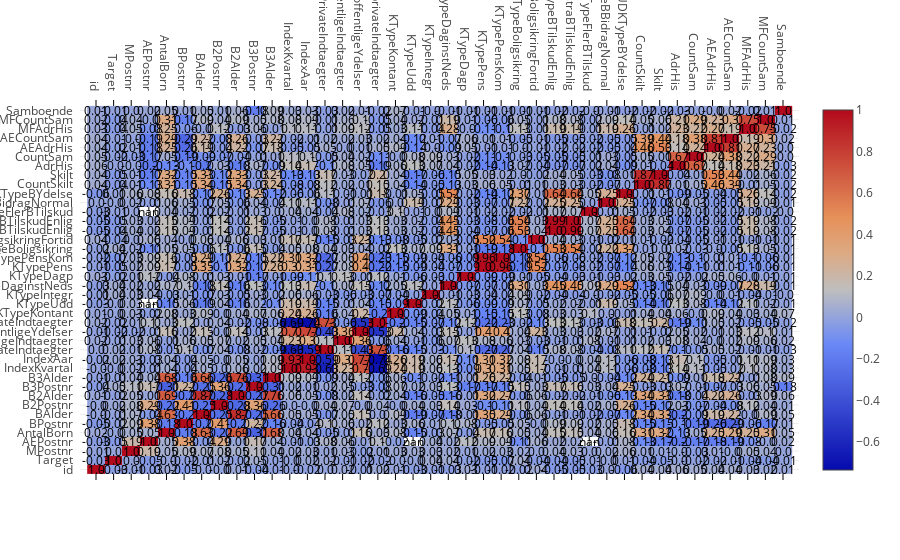

The cell this chart's notebook holds for it:
### Code cell
### 4. Correlations 

# Import of packages for plotting: 
import plotly.plotly as py
import plotly.graph_objs as go
import plotly.figure_factory as ff
from plotly.offline import iplot, init_notebook_mode

# Using plotly + cufflinks in offline mode
import cufflinks
cufflinks.go_offline(connected=True)
init_notebook_mode(connected=True)

# Correlation between variables 
df.corr() # Inspect values 

#Create Correlogram - Heatmap: 
corrs = df.corr() # We plot them visually
figure = ff.create_annotated_heatmap(
    z=corrs.values,
    x=list(corrs.columns),
    y=list(corrs.index),
    annotation_text=corrs.round(2).values,
    showscale=True)
        
figure.iplot()
